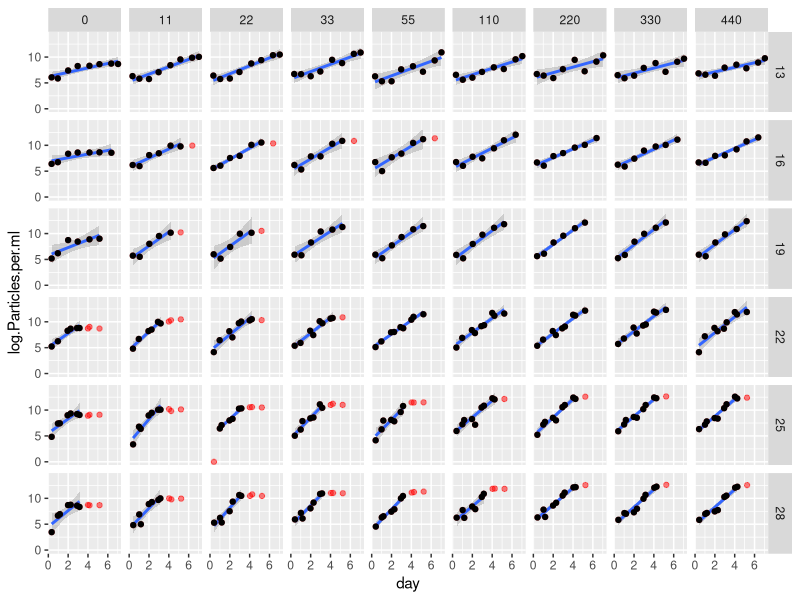
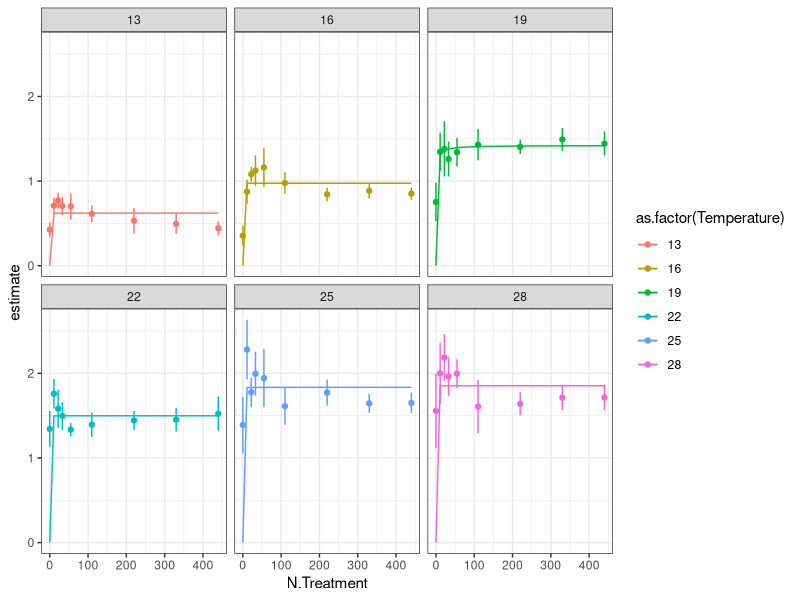
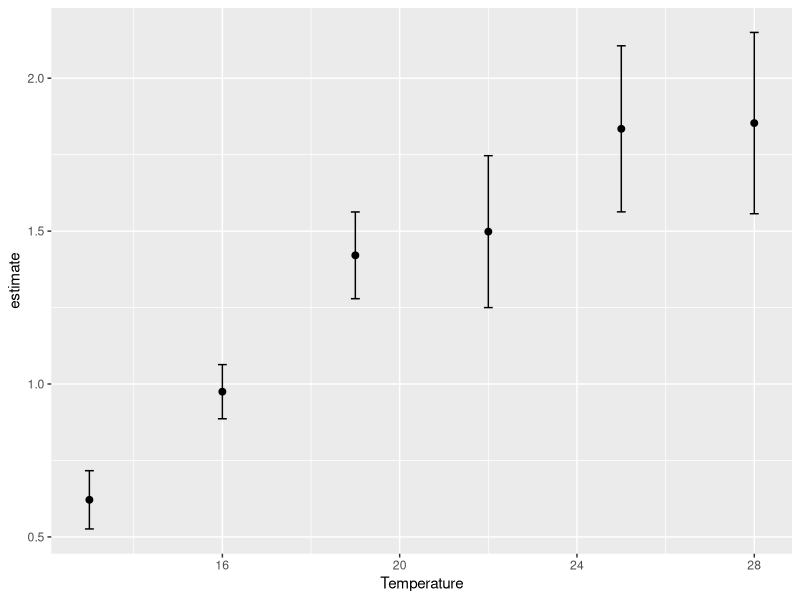
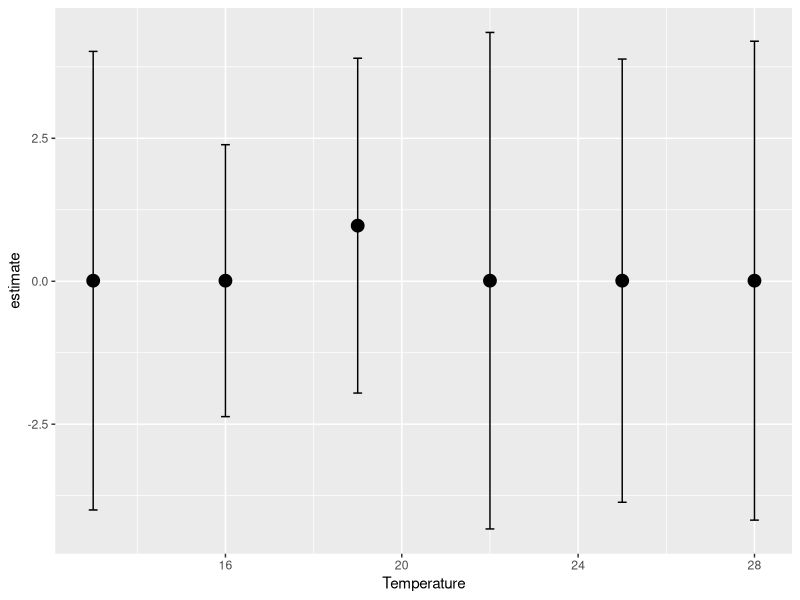
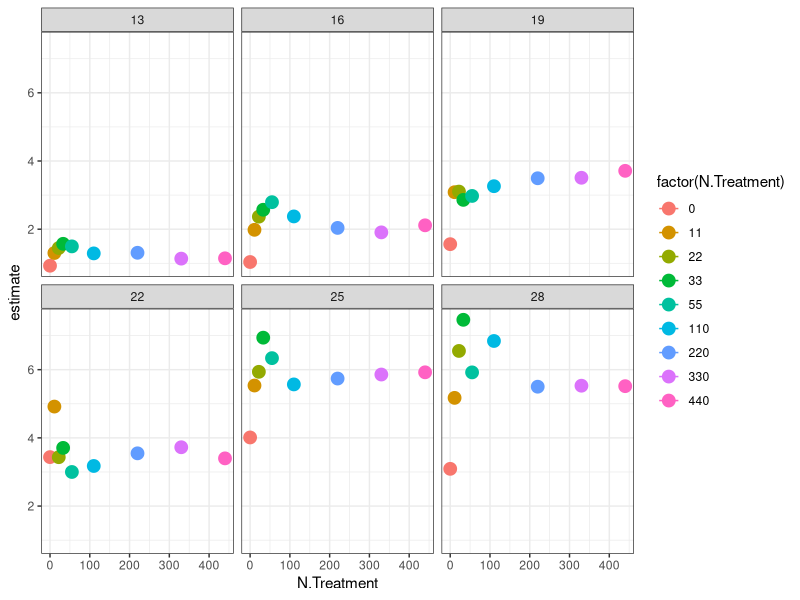
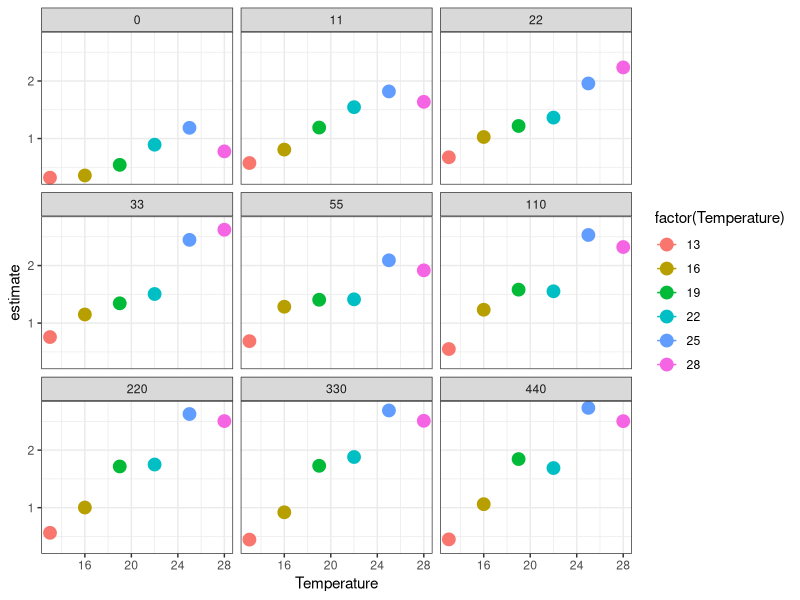
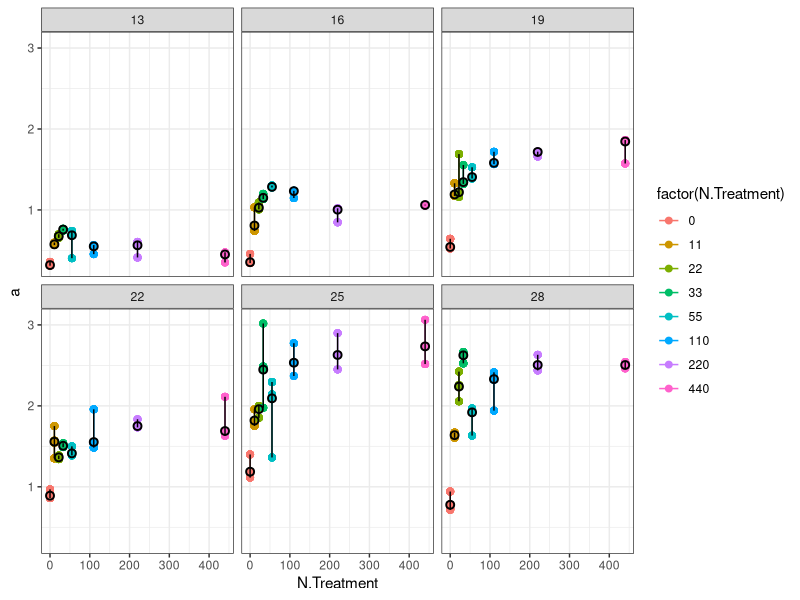
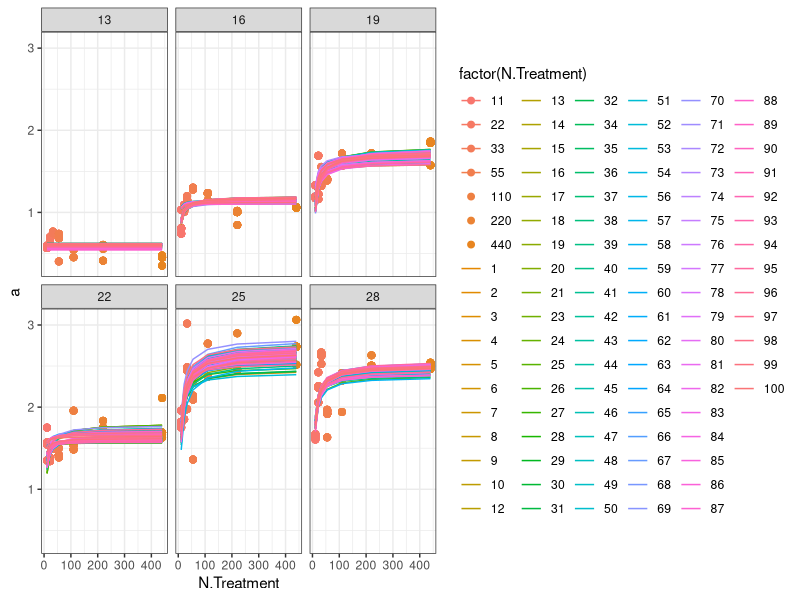

Here is the R script that generated these plots, in order: (Note: this script raises an error after producing the figures.)
library(tidyverse)
library(broom)
library(minpack.lm)
library(purrr)
library(stringr)

CH <- read_csv("data/monod_data/CH_15_08_02.csv")

names(CH)
#take raw data, add actual N concentrations
CHN<- CH %>% 	
  mutate(day = Hours.since.Innoc/24) %>% 
  mutate(log.Particles.per.ml = log(Particles.per.ml+1)) %>% 	
  mutate(N.Treatment = str_replace(N.Treatment, "1", "11")) %>%
  mutate(N.Treatment = str_replace(N.Treatment, "2", "22")) %>% 
  mutate(N.Treatment = str_replace(N.Treatment, "3", "33")) %>%
  mutate(N.Treatment = str_replace(N.Treatment, "4", "55")) %>%
  mutate(N.Treatment = str_replace(N.Treatment, "5", "110")) %>%
  mutate(N.Treatment = str_replace(N.Treatment, "6", "220")) %>%
  mutate(N.Treatment = str_replace(N.Treatment, "7", "330")) %>%
  mutate(N.Treatment = str_replace(N.Treatment, "8", "440")) %>%  
  mutate(N.Treatment = str_replace(N.Treatment, "1105", "55")) %>% 
  mutate(N.Treatment = as.numeric(N.Treatment))

#
CHfiltered<- CH %>% 
  mutate(day = Hours.since.Innoc/24) %>% 
  mutate(log.Particles.per.ml = log(Particles.per.ml+1)) %>% 	
  filter(Temperature == 13 & N.Treatment == 8 |
           Temperature == 13 & N.Treatment == 7 |
           Temperature == 13 & N.Treatment == 6 | 
           Temperature == 13 & N.Treatment == 5 |
           Temperature == 13 & N.Treatment == 4 |
           Temperature == 13 & N.Treatment == 3 |
           Temperature == 13 & N.Treatment == 2 |
           Temperature == 13 & N.Treatment == 1 |
           Temperature == 13 & N.Treatment == 0 |
           Temperature == 16 & N.Treatment == 8 & day<7 |
           Temperature == 16 & N.Treatment == 7 & day<7 |
           Temperature == 16 & N.Treatment == 6 & day<7 | 
           Temperature == 16 & N.Treatment == 5 & day<7 |
           Temperature == 16 & N.Treatment == 4 & day<6 |
           Temperature == 16 & N.Treatment == 3 & day<6 |
           Temperature == 16 & N.Treatment == 2 & day<6 |
           Temperature == 16 & N.Treatment == 1 & day<6 |
           Temperature == 16 & N.Treatment == 0 & day<8 |
           Temperature == 19 & N.Treatment == 8 & day<6|
           Temperature == 19 & N.Treatment == 7 & day<6|
           Temperature == 19 & N.Treatment == 6 & day<6| 
           Temperature == 19 & N.Treatment == 5 & day<6|
           Temperature == 19 & N.Treatment == 4 & day<6|
           Temperature == 19 & N.Treatment == 3 & day<6 |
           Temperature == 19 & N.Treatment == 2 & day<5 |
           Temperature == 19 & N.Treatment == 1 & day<5 |
           Temperature == 19 & N.Treatment == 0 & day<8 |
           Temperature == 22 & N.Treatment == 8 & day<6 |
           Temperature == 22 & N.Treatment == 7 & day<6 |
           Temperature == 22 & N.Treatment == 6 & day<6 | 
           Temperature == 22 & N.Treatment == 5 & day<6 |
           Temperature == 22 & N.Treatment == 4 & day<6 |
           Temperature == 22 & N.Treatment == 3 & day<5 |
           Temperature == 22 & N.Treatment == 2 & day<5 |
           Temperature == 22 & N.Treatment == 1 & day<3.5|
           Temperature == 22 & N.Treatment == 0 & day<3.5|
           Temperature == 25 & N.Treatment == 8 & day<4.5 |
           Temperature == 25 & N.Treatment == 7 & day<4.5 |
           Temperature == 25 & N.Treatment == 6 & day<4.5 | 
           Temperature == 25 & N.Treatment == 5 & day<4.5 |
           Temperature == 25 & N.Treatment == 4 & day<4 |
           Temperature == 25 & N.Treatment == 3 & day<4 |
           Temperature == 25 & N.Treatment == 2 & day<4 & day>0.8|
           Temperature == 25 & N.Treatment == 1 & day<3.5|
           Temperature == 25 & N.Treatment == 0 & day<3.5|
           Temperature == 28 & N.Treatment == 8 & day<4.5 |
           Temperature == 28 & N.Treatment == 7 & day<4.5 |
           Temperature == 28 & N.Treatment == 6 & day<4.5 | 
           Temperature == 28 & N.Treatment == 5 & day<4 |
           Temperature == 28 & N.Treatment == 4 & day<4 |
           Temperature == 28 & N.Treatment == 3 & day<4 |
           Temperature == 28 & N.Treatment == 2 & day<4 |
           Temperature == 28 & N.Treatment == 1 & day<3.5|
           Temperature == 28 & N.Treatment == 0 & day<3.5)



#take filtered data, add actual N concentrations, plot monod curves
CHfilteredN<- CHfiltered %>% 	
  mutate(N.Treatment = str_replace(N.Treatment, "1", "11")) %>%
  mutate(N.Treatment = str_replace(N.Treatment, "2", "22")) %>% 
  mutate(N.Treatment = str_replace(N.Treatment, "3", "33")) %>%
  mutate(N.Treatment = str_replace(N.Treatment, "4", "55")) %>%
  mutate(N.Treatment = str_replace(N.Treatment, "5", "110")) %>%
  mutate(N.Treatment = str_replace(N.Treatment, "6", "220")) %>%
  mutate(N.Treatment = str_replace(N.Treatment, "7", "330")) %>%
  mutate(N.Treatment = str_replace(N.Treatment, "8", "440")) %>%  
  mutate(N.Treatment = str_replace(N.Treatment, "1105", "55")) %>% 
  mutate(N.Treatment = as.numeric(N.Treatment))

write_csv(CHfilteredN,"data-processed/CHfilteredN.csv")

#Vis linear model over raw data
CHfilteredN %>%
  ggplot(aes(y=log.Particles.per.ml, x=day))  +
  facet_grid(Temperature~N.Treatment) +
  stat_smooth(method=lm) +
  geom_point(data=CHN, color="red", alpha=0.5) + geom_point()

lmfits<-CHfilteredN %>%
  group_by(N.Treatment, Temperature) %>%
  do(tidy(lm(log.Particles.per.ml~day, data=.)))

#fit monod curve
CH_ks_umax<-lmfits %>%
  filter(term=="day")  %>%
  #filter(N.Treatment!=0) %>%
  group_by(Temperature) %>% 
  mutate(r_estimate=estimate) %>% 
  do(tidy(nls(r_estimate ~ umax* (N.Treatment / (ks+ N.Treatment)),
              data= .,  start=list(ks = 1, umax = 1), algorithm="port", lower=list(c=0.01, d=0),
              control = nls.control(maxiter=500, minFactor=1/204800000))))


CH_ks_umax_pred<-lmfits %>%
  filter(term=="day")  %>%
  #filter(N.Treatment!=0) %>%
  group_by(Temperature) %>% 
  mutate(r_estimate=estimate) %>% 
  do(augment(nls(r_estimate ~ umax* (N.Treatment / (ks+ N.Treatment)),
                 data= .,  start=list(ks = 1, umax = 1), algorithm="port", lower=list(c=0.01, d=0),
                 control = nls.control(maxiter=500, minFactor=1/204800000))))

#plot monod curve
lmfits %>%
  filter(term=="day")  %>%
  ggplot(aes(x=N.Treatment, y=estimate, color=as.factor(Temperature))) + geom_point() +
  geom_errorbar(aes(ymin=estimate-std.error, ymax=estimate+std.error), width=.2) + theme_bw() +
  geom_line(data=CH_ks_umax_pred, aes(x=N.Treatment, y=.fitted)) +
  facet_wrap(~Temperature)


CH_ks_umax %>%
  filter(term=="umax") %>%
  ggplot(aes(x = Temperature, y = estimate)) + geom_point(size = 2) +
  geom_errorbar(aes(ymin=estimate-std.error, ymax=estimate+std.error), width=.2)

CH_ks_umax %>%
  filter(term=="ks") %>%
  ggplot(aes(x = Temperature, y = estimate)) + geom_point(size = 4) +
  geom_errorbar(aes(ymin=estimate-std.error, ymax=estimate+std.error), width=.2)



# working in non-logged data, fitting exponential curve

CHfilteredN %>% 
  group_by(Temperature, N.Treatment) %>% 
  do(tidy(nls(Particles.per.ml ~ 75 * (1+a)^(day),
              data= .,  start=list(a=0.01),
              control = nls.control(maxiter=100, minFactor=1/204800000)))) %>% 
  ungroup() %>% 
  ggplot(aes(x = N.Treatment, y = estimate, color = factor(N.Treatment))) + geom_point(size = 4) +
  geom_line() + theme_bw() + facet_wrap( ~ Temperature)
ggsave("figures/CH_monod_curves.png")

CH_r <- CHfilteredN %>% 
  group_by(Temperature, N.Treatment) %>% 
  do(tidy(nls(Particles.per.ml ~ 1000 * (1+a)^(day),
              data= .,  start=list(a=0.01),
              control = nls.control(maxiter=100, minFactor=1/204800000)))) 
write_csv(CH_r, "data-processed/fitted_r_CH_from_2015.csv")

CHfilteredN %>% 
  group_by(Temperature, N.Treatment) %>% 
  do(tidy(nls(Particles.per.ml ~ 1000 * (1+a)^(day),
              data= .,  start=list(a=0.01),
              control = nls.control(maxiter=100, minFactor=1/204800000)))) %>% 
  ggplot(aes(x = Temperature, y = estimate, color = factor(Temperature))) + geom_point(size = 4) +
  geom_line() + theme_bw() + facet_wrap( ~ N.Treatment)
ggsave("figures/CH_TPC_by_nitrate_curves.png")


#set up the bootstrapping
for (j in c(13, 16, 19, 22, 25, 28)){
  for (k in c(0, 11, 22, 33, 55, 110, 220, 440)){
    test<-subset(CHfilteredN, CHfilteredN$Temperature==j & CHfilteredN$N.Treatment==k)
    boot_r<-1:100
    for(i in 1:100){
      mod<-sample_n(test, length(test$day)-1) %>% #take a sample of 1 - total # of days
        do(tidy(nls(Particles.per.ml ~ 1000 * (1+a)^(day),
                    data= .,  start=list(a=0.01),
                    control = nls.control(maxiter=100, minFactor=1/204800000))))
      boot_r[i]<-mod$estimate
      name<-data.frame(a=boot_r, Temperature=test$Temperature[1], N.Treatment=test$N.Treatment[1], run=1:100)
      assign(paste("CHboot_r_unique", test$Temperature[1], test$N.Treatment[1], sep ="_"), name)
    }
  }
}

# bind all of the objects that start with boot_r_unique_!
CH_unique_boots<-do.call("rbind", mget(ls(pattern="CHboot_r_unique")))  %>%
  select(a, Temperature, N.Treatment, run) %>%
  mutate(Species="CH")

head(CH_unique_boots)
write_csv(as.data.frame(CH_unique_boots), "data-processed/CH_unique_boots.csv")


dim(CH_unique_boots)

#plot the bootstrapped data - monod
CH_unique_boots %>% 
  group_by(Temperature, N.Treatment) %>% 
  ggplot(aes(x = N.Treatment, y = a, color = factor(N.Treatment))) + geom_point(size = 2) +
  geom_line() + theme_bw() + facet_wrap( ~ Temperature) + 
  stat_summary(mapping = aes(x = N.Treatment, y = a),
               fun.ymin = function(z) { quantile(z,0.05) },
               fun.ymax = function(z) { quantile(z,0.95) },
               fun.y = median, pch=1, size = 0.5, colour="black")
ggsave("figures/CH_monod_bootstrap.png")

#fit monod curve to each bootstrap
CH_ks_umax_boot<-CH_unique_boots %>%
  filter(N.Treatment!=0) %>%
  group_by(Temperature, run) %>% 
  mutate(r_estimate=a) %>% 
  do(tidy(nls(r_estimate ~ umax* (N.Treatment / (ks+ N.Treatment)),
              data= .,  start=list(ks = 1, umax = 1), algorithm="port", lower=list(c=0, d=0),
              control = nls.control(maxiter=500, minFactor=1/204800000))))
write_csv(CH_ks_umax_boot, "data-processed/CH_ks_umax_boot.csv")


#plot monod curves with fitted line
CH_ks_umax_fitted<-CH_unique_boots %>%
  filter(N.Treatment!=0) %>%
  group_by(Temperature, run) %>% 
  mutate(r_estimate=a) %>% 
  do(augment(nls(r_estimate ~ umax* (N.Treatment / (ks+ N.Treatment)),
                 data= .,  start=list(ks = 1, umax = 1), algorithm="port", lower=list(c=0, d=0),
                 control = nls.control(maxiter=100, minFactor=1/204800000))))

CH_unique_boots %>% 
  group_by(Temperature) %>% 
  filter(N.Treatment!=0) %>%
  ggplot(aes(x = N.Treatment, y = a, color = factor(N.Treatment))) + geom_point(size = 2) +
  theme_bw() + facet_wrap( ~ Temperature) + 
  geom_line(data=CH_ks_umax_fitted, aes(x=N.Treatment, y=.fitted, color=as.factor(run))) 
ggsave("figures/CH_monod_fitted_bootstrapped.png")
#Joey - can you help make this nice?

#get range of ks and umax for each temp
CH_summ_ks_umax<-CH_ks_umax_boot %>%
  #filter(term=="ks") %>% 
  group_by(Temperature, term) %>% 
  summarize(., mn=median(estimate), uci=quantile(estimate, 0.95), lci=quantile(estimate, 0.05))

CH_summ_ks_umax %>%
  ggplot(aes(x = Temperature, y = mn)) + geom_point(size = 2) +
         facet_wrap( ~ term, scales = "free") +
         geom_errorbar(aes(ymin=lci, ymax=uci), width=.2)
ggsave("figures/CH_ks_umax_boot.png")


#
#
#
#
#code working in linear data
#plot filtered data - linear model fits...
CHfilteredN %>% 
  #filter(day>0.5) %>% 
  mutate(Particles.per.ml = log(Particles.per.ml+100)) %>% 
  ggplot(data = ., aes(x = day, y = Particles.per.ml, color = factor(N.Treatment))) + geom_point() +
  facet_wrap( ~ Temperature, scales = "free") + geom_line() + 
  geom_smooth(method=lm, se=FALSE) 

#plot monod curves with error
linear_r<-CHfilteredN %>% 
  mutate(Particles.per.ml = log(Particles.per.ml+100)) %>% 
  filter(day>0.5) %>% 
  group_by(N.Treatment, Temperature) %>% 
  do(tidy(lm(Particles.per.ml ~ day, data=.))) 
linear_r %>% 
  filter(term=="day") %>% 
  ggplot(aes(x = N.Treatment, y = estimate, color = factor(N.Treatment))) + geom_point(size = 4) +
  theme_bw() + facet_wrap( ~ Temperature) + 
  geom_errorbar(aes(ymin=estimate-std.error, ymax=estimate+std.error), width=.2)


write_csv(linear_r, "data-processed/CH_r_lm.csv")
ggsave("figures/CH_monod_curves.png")

#plot linear fit over raw data
linear_r_aug<- CHfilteredN %>% 
  mutate(Particles.per.ml = log(Particles.per.ml+100)) %>% 
  #filter(day>1.5) %>% 
  group_by(N.Treatment, Temperature) %>% 
  do(augment(lm(Particles.per.ml ~ day, data=.)))

CHN %>% 
  mutate(Particles.per.ml = log(Particles.per.ml)) %>% 
  filter(N.Treatment %in% c(220)) %>% 
  ggplot(data = ., aes(x = day, y = Particles.per.ml, color = factor(N.Treatment))) + 
  geom_point() +
  facet_wrap( ~ Temperature, scales = "free") + geom_line() + 
  geom_line(data=subset(linear_r_aug, linear_r_aug$N.Treatment%in% c(55,110,220,440)), aes(x=day, y=.fitted, colour=factor(N.Treatment)))
#geom_line(data=linear_r_aug, aes(x=day, y=.fitted, colour=factor(N.Treatment)))


ggsave("figures/CH_linear_R_fits.png")

#fitting monod curve -------
CH_r_lm<-read_csv("data-processed/CH_r_lm.csv") #read in the data

CH_ks_umax<-CH_r_lm %>%
  filter(N.Treatment!=0) %>%
  filter(term=="day") %>% 
  group_by(Temperature) %>% 
  mutate(r_estimate=estimate) %>% 
  do(tidy(nls(r_estimate ~ umax* (N.Treatment / (ks+ N.Treatment)),
              data= .,  start=list(ks = 0.001, umax = 0.01), algorithm="port", lower=list(c=0, d=0),
              control = nls.control(maxiter=100, minFactor=1/204800000))))
write_csv(CH_ks_umax, "data-processed/CH_ks_umax.csv")

CH_ks_umax_fitted<-CH_r_lm %>%
  filter(N.Treatment!=0) %>%
  filter(term=="day") %>% 
  group_by(Temperature) %>% 
  mutate(r_estimate=estimate) %>% 
  do(augment(nls(r_estimate ~ umax* (N.Treatment / (ks+ N.Treatment)),
                 data= .,  start=list(ks = 0.001, umax = 0.01), algorithm="port", lower=list(c=0, d=0),
                 control = nls.control(maxiter=100, minFactor=1/204800000))))

#plot monod curves with fitted line
linear_r %>% 
  filter(term=="day") %>% 
  filter(N.Treatment!=0) %>%
  ggplot(aes(x = N.Treatment, y = estimate, color = factor(N.Treatment))) + geom_point(size = 4) +
  theme_bw() + facet_wrap( ~ Temperature) + 
  geom_errorbar(aes(ymin=estimate-std.error, ymax=estimate+std.error), width=.2) + 
  geom_line(data=CH_ks_umax_fitted, aes(x=N.Treatment, y=.fitted), color=1) 


#stat_function(fun = function(x) test$umax[3]*(x / (test$ks[3]+ x)))
#joey please help me draw line from a dataframe that parse out over plots by temperature

CH_ks_umax %>%
  filter(term=="umax") %>%
  ggplot(aes(x = Temperature, y = estimate)) + geom_point(size = 2) +
  geom_errorbar(aes(ymin=estimate-std.error, ymax=estimate+std.error), width=.2)

CH_ks_umax %>%
  filter(term=="ks") %>%
  ggplot(aes(x = Temperature, y = estimate)) + geom_point(size = 4) +
  geom_errorbar(aes(ymin=estimate-std.error, ymax=estimate+std.error), width=.2)


# plot R-star ------------
#R* = mKs / umax - m
#
#set m at 0.1
CH_umax<- CH_ks_umax %>%
  filter(term=="umax") 
CH_ks<- CH_ks_umax %>%
  filter(term=="ks") 
m<-rep(0.1, 6)
CH_umax$rstar_mean<-m * CH_ks$estimate / (CH_umax$estimate - m)
CH_umax %>%
  ggplot(aes(x = Temperature, y = rstar_mean)) + geom_point(size = 4) 

#next redo this by pulling 1000 iterations from umax and k estimates with norm dist with se
#write a function to draw random numbers with a boundary of 0:
rtnorm <- function(n, mean, sd, a = -Inf, b = Inf){
  qnorm(runif(n, pnorm(a, mean, sd), pnorm(b, mean, sd)), mean, sd)
}

CH_rstar_norm_summ<-data.frame(median=1:6, lci=1:6, uci=1:6, Temperature=CH_ks$Temperature)
for(i in 1:length(CH_umax$estimate)){
  rstar_norm<-(rtnorm(n=100, mean=CH_ks$estimate[i], sd=CH_ks$std.error[i], a=0, b=Inf)*m)/
    (rnorm(100, mean=CH_umax$estimate[i], sd=CH_umax$std.error[i])-m)
  CH_rstar_norm_summ[i,c(1:3)]<-quantile(rstar_norm, c(0.5, 0.05, 0.95))
}
write_csv(CH_rstar_norm_summ, "data-processed/CH_rstar.csv")

with(CH_rstar_norm_summ, plot(median~Temperature, ylim=c(0, max(uci)*1.2), ylab="R star, uM", las=1))
with(CH_rstar_norm_summ, segments(Temperature, lci, 
                                  Temperature, uci))
